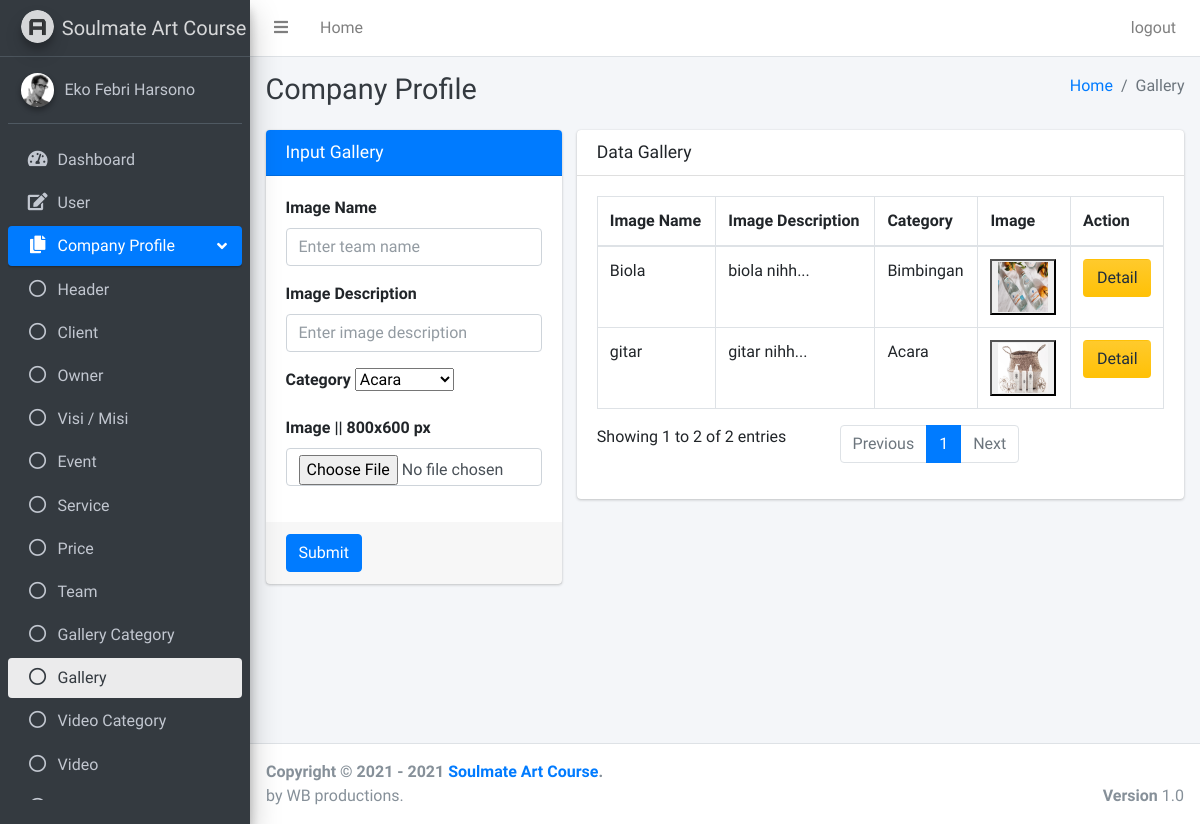
The app's page /pages/companyProfile/gallery.php (signed in) with its own data.
### tables this page shows
CREATE TABLE `gallery` (
  `id_gallery` int(11) NOT NULL,
  `id_gallery_category` int(11) NOT NULL,
  `image_name` varchar(50) NOT NULL,
  `image_descriptions` text NOT NULL,
  `image` text NOT NULL
);

CREATE TABLE `gallery_category` (
  `id_gallery_category` int(11) NOT NULL,
  `category_name` varchar(50) NOT NULL
);

### php/format.php (called while the page is built, shortened)
<?php
function formatText50($text, $num_char = 50){
    return substr($text, 0, $num_char) . '...';
  }
?>

### pages/companyProfile/gallery.php (the view, shortened to what this page needs)
<?php
if ($_SESSION["id"] == null || $_SESSION["id"] == "") {
    header('Location: ../../login.php?status=4');
} else {
    include '../../php/format.php';
    $conn = OpenCon(); ?>
    <!DOCTYPE html>
    <html>
    <head>
        <link rel="stylesheet" href="../../plugins/fontawesome-free/css/all.min.css">
        <link rel="stylesheet" href="https://code.ionicframework.com/ionicons/2.0.1/css/ionicons.min.css">
        <link rel="stylesheet" href="../../plugins/sweetalert2-theme-bootstrap-4/bootstrap-4.min.css">
        <link rel="stylesheet" href="../../plugins/toastr/toastr.min.css">
        <link rel="stylesheet" href="../../dist/css/adminlte.min.css">
    </head>
    <body class="hold-transition sidebar-mini layout-fixed">
        <div class="wrapper">
            <?php include '../dashboard/navbar.php'; ?>
            <?php include '../sidebar/sidebarGallery.php'; ?>
            <div class="content-wrapper">
                <div class="content-header">
                    <div class="container-fluid">
                        <div class="row mb-2">
                            <div class="col-sm-6">
                                <h1 class="m-0 text-dark">Company Profile</h1>
                            </div>
                            <div class="col-sm-6">
                                <ol class="breadcrumb float-sm-right">
                                    <li class="breadcrumb-item"><a href="#">Home</a></li>
                                    <li class="breadcrumb-item active">Gallery</li>
                                </ol>
                            </div>
                        </div>
                    </div>
                </div>
                <section class="content">
                    <div class="container-fluid justify-content-center">
                        <div class="row">
                            <div class="col-md-4">
                                <div class="card card-primary">
                                    <div class="card-header">
                                        <h3 class="card-title">Input Gallery</h3>
                                    </div>
                                    <form role="form" enctype="multipart/form-data" method="POST" action="../../php/companyProfile/galleryActions.php">
                                        <div class="card-body">
                                            <div class="form-group">
                                                <label for="exampleInputEmail1">Image Name</label>
                                                <input type="text" class="form-control" name="image_name" placeholder="Enter team name" required>
                                            </div>
                                            <div class="form-group">
                                                <label for="exampleInputEmail1">Image Description</label>
                                                <input type="text" class="form-control" name="image_descriptions" placeholder="Enter image description" required>
                                            </div>
                                            <div class="form-group">
                                                <label for="exampleInputEmail1">Category</label>
                                                <select name="id_gallery_category" required>
                                                    <?php
                                                    $sql = "SELECT * FROM `gallery_category`";
                                                    $res = mysqli_query($conn, $sql);
                                                    while ($row = mysqli_fetch_array($res)) {
                                                    ?>
                                                        <option value="<?php echo $row['id_gallery_category']; ?>">
                                                            <?php echo $row['category_name']; ?></option>
                                                    <?php } ?>
                                                </select>
                                            </div>
                                            <div class="form-group">
                                                <label for="exampleInputEmail1">Image || 800x600 px</label>
                                                <input type="file" class="form-control" name="image" required>
                                            </div>
                                        </div>
                                        <div class="card-footer">
                                            <button type="submit" class="btn btn-primary" name="submitInsertGallery">Submit</button>
                                        </div>
                                    </form>
                                </div>
                            </div>
                            <div class="col-md-8">
                                <div class="card">
                                    <div class="card-header">
                                        <h3 class="card-title">Data Gallery</h3>
                                    </div>
                                    <div class="card-body">
                                        <?php
                                        $sql = "SELECT gallery.image_name,gallery.id_gallery, gallery.image_descriptions, gallery.image, gallery_category.category_name, gallery_category.id_gallery_category FROM `gallery` join gallery_category ON gallery.id_gallery_category = gallery_category.id_gallery_category";
                                        $res = mysqli_query($conn, $sql);
                                        ?>
                                        <table id="example2" class="table table-bordered table-hover">
                                            <thead>
                                                <tr>
                                                    <th>Image Name</th>
                                                    <th>Image Description</th>
                                                    <th>Category</th>
                                                    <th>Image</th>
                                                    <th>Action</th>
                                                </tr>
                                            </thead>
                                            <tbody>
                                                <?php while ($row = mysqli_fetch_array($res)) { ?>
                                                    <tr>
                                                        <td><?php echo $row['image_name']; ?></td>
                                                        <td><?php echo formatText50($row['image_descriptions']); ?></td>
                                                        <td><?php echo $row['category_name']; ?></td>
                                                        <td>
                                                            <button data-toggle="modal" data-target="#a<?php echo $row['id_gallery']; ?>">
                                                                <img style="width:50px;height:50px;" src="<?php echo $row['image']; ?>" alt="">
                                                            </button>
                                                        </td>
                                                        <td>
                                                            <button class="btn btn-block bg-gradient-warning" name="detail" data-toggle="modal" data-target="#b<?php echo $row['id_gallery']; ?>">Detail</button>
                                                        </td>
                                                    </tr>
                                                <?php } ?>
                                            </tbody>
                                        </table>
                                    </div>
                                </div>
                            </div>
                        </div>
                    </div>
                </section>
            </div>
            <?php include '../dashboard/footer.php'; ?>
        </div>
    </body>
    </html>
<?php } ?>

### records on screen
gallery: image_name "gitar", image_descriptions "gitar nihh...", id_gallery_category.category_name "Acara", image (picture)
gallery: image_name "Biola", image_descriptions "biola nihh...", id_gallery_category.category_name "Bimbingan", image (picture)

### other values on screen
$_SESSION["user_name"] "Eko Febri Harsono"
form field id_gallery_category "Acara"
